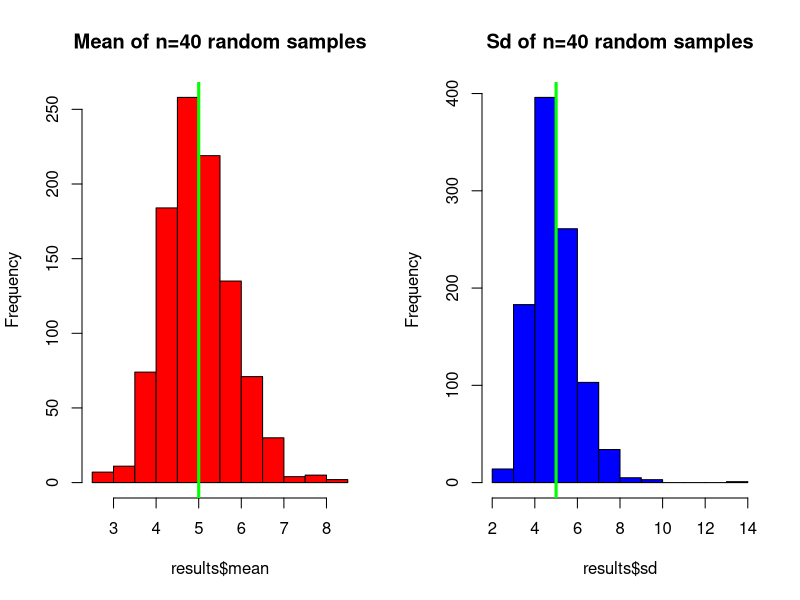

Generate this figure with R:
## ---- chunk 1
results<-data.frame(id=numeric(),mean=numeric(),sd=numeric())

for(i in 1:1000){
x<-rexp(n=40, rate=0.2)
mean=mean(x)
sd=sd(x)
results[i,1]<-i
results[i,2]<-mean
results[i,3]<-sd
}
par(mfrow=c(1,2))
hist(results$mean, main = "Mean of n=40 random samples", col = "red")
abline(v=5, lwd=3, col="green")

hist(results$sd, main = "Sd of n=40 random samples", col="blue")
abline(v=5, lwd=3, col="green")

